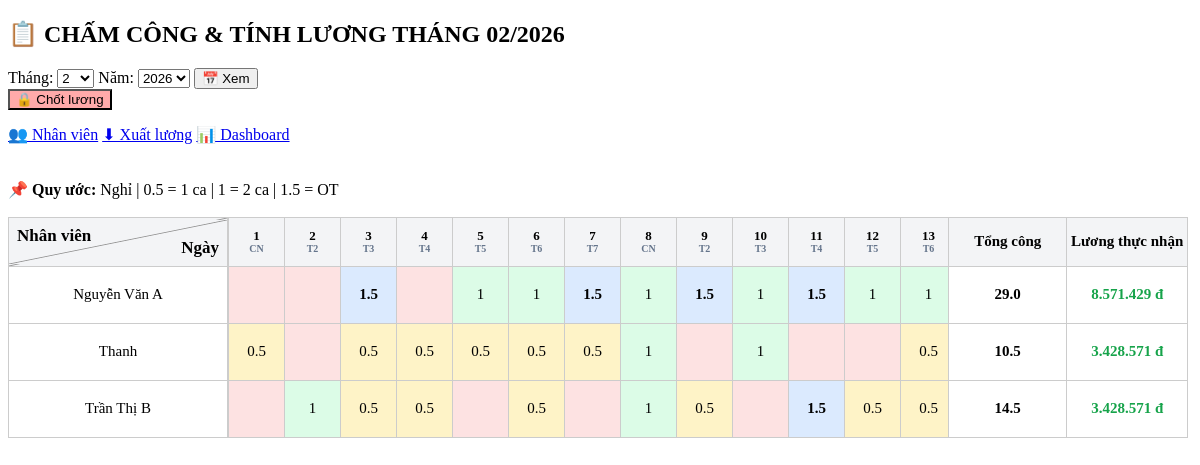
The page / on the database its author committed.
### tables this page shows
CREATE TABLE `employees` (
  `id` int(11) NOT NULL,
  `name` varchar(100) DEFAULT NULL,
  `salary_per_day` int(11) DEFAULT NULL COMMENT 'Lương 1 ngày đủ 2 ca',
  `salary_month` int(11) DEFAULT NULL COMMENT 'Lương cố định theo tháng'
);

CREATE TABLE `attendance` (
  `employee_id` int(11) NOT NULL,
  `work_date` date NOT NULL,
  `work_value` float DEFAULT NULL COMMENT '0.5=1 ca, 1=2 ca, 1.5=OT 1 ca',
  `locked` tinyint(4) DEFAULT 0 COMMENT '1 = đã chốt công'
);

### salary_helper.php (called while the page is built, shortened)
<?php
function calculateSalary(
    int $salaryMonth,
    float $totalWork,
    int $daysInMonth,
    int $allowedLeave = 2,
    int $holidayBonus = 0
) {
    $workedDays = floor($totalWork);
    $leaveDays  = $daysInMonth - $workedDays;
    $salaryPerDay = $salaryMonth / $daysInMonth;
    $note = "";
    $finalSalary = $salaryMonth;
    if ($leaveDays <= 0) {
        $bonus = $allowedLeave * $salaryPerDay;
        $finalSalary = $salaryMonth + $bonus;
        $note = "Không nghỉ ngày nào → thưởng {$allowedLeave} ngày công";
    } elseif ($leaveDays <= $allowedLeave) {
        $finalSalary = $salaryMonth;
        $note = "Nghỉ {$leaveDays} ngày (trong {$allowedLeave} ngày phép)";
    } else {
        $extraLeave = $leaveDays - $allowedLeave;
        $deduct = $extraLeave * $salaryPerDay;
        $finalSalary = $salaryMonth - $deduct;
        $note = "Nghỉ {$leaveDays} ngày → vượt {$extraLeave} ngày phép, trừ lương";
    }
    return [
        'worked_days'   => $workedDays,
        'leave_days'    => $leaveDays,
        'salary_per_day'=> round($salaryPerDay),
        'final_salary'  => round($finalSalary),
        'note'          => $note
    ];
}

### index.php (the view, shortened to what this page needs)
<?php
include "db.php";
include "salary_helper.php";
$month = $_GET['month'] ?? date('m');
$year  = $_GET['year'] ?? date('Y');
$days  = cal_days_in_month(CAL_GREGORIAN, $month, $year);
function getThu($date) {
    $thu = (int) date('N', strtotime($date));
    return match ($thu) {
        1 => 'T2',
        2 => 'T3',
        3 => 'T4',
        4 => 'T5',
        5 => 'T6',
        6 => 'T7',
        7 => 'CN',
    };
}
$locked = $conn->query("
    SELECT 1 FROM payroll_lock
    WHERE month=$month AND year=$year
")->num_rows > 0;
$employees = $conn->query("SELECT * FROM employees ORDER BY name");
?>
<!DOCTYPE html>
<html>
<head>
<link rel="stylesheet" href="css/main.css">
</head>
<body>
<div class="page-header">
    <div class="title">
    <h2>📋 CHẤM CÔNG & TÍNH LƯƠNG THÁNG <?= "$month/$year" ?></h2>
</div>
<div class="filter">
<form method="get">
    Tháng:
    <select name="month">
        <?php for($m=1;$m<=12;$m++): ?>
            <option value="<?= $m ?>" <?= ($m==$month?'selected':'') ?>><?= $m ?></option>
        <?php endfor; ?>
    </select>
    Năm:
    <select name="year">
        <?php for($y=date('Y')-1;$y<=date('Y')+1;$y++): ?>
            <option value="<?= $y ?>" <?= ($y==$year?'selected':'') ?>><?= $y ?></option>
        <?php endfor; ?>
    </select>
     <button type="submit">📅 Xem</button>
</form>
</div>
<div style="margin-bottom:15px">
<?php if(!$locked): ?>
    <form method="post" action="payroll/lock_month.php"
          onsubmit="return confirm('Chốt lương tháng <?= "$month/$year" ?>?')">
        <button style="background:#faa">🔒 Chốt lương</button>
    </form>
<?php endif; ?>
</div>
<div class="menu">
    <a href="employees.php">👥 Nhân viên</a>
    <a href="export/export_salary_excel.php?month=<?= $month ?>&year=<?= $year ?>">⬇ Xuất lương</a>
    <a href="dashboard.php">📊 Dashboard</a>
</div>
<br><br>
<div class="note-box">
<b>📌 Quy ước:</b>
Nghỉ | 0.5 = 1 ca | 1 = 2 ca | 1.5 = OT
</div>
<br>
<div class="attendance-table">
    <table class="fixed-left">
        <tr>
            <th class="emp-col diagonal">
                <div class="diagonal">
                    <span class="top">Ngày</span>
                    <span class="bottom">Nhân viên</span>
                </div>
            </th>
        </tr>
        <?php
        mysqli_data_seek($employees, 0);
        while($e = $employees->fetch_assoc()):
        ?>
        <tr>
            <td class="emp-col"><?= htmlspecialchars($e['name']) ?></td>
        </tr>
        <?php endwhile; ?>
    </table>
    <div class="scroll-days">
        <table class="days-table">
            <tr>
            <?php for($d=1;$d<=$days;$d++):
                $date = "$year-$month-" . str_pad($d,2,"0",STR_PAD_LEFT);
            ?>
                <th>
                    <div class="day-box">
                        <div class="day"><?= $d ?></div>
                        <div class="dow"><?= getThu($date) ?></div>
                    </div>
                </th>
            <?php endfor; ?>
            </tr>
            <?php
            mysqli_data_seek($employees, 0);
            while($e = $employees->fetch_assoc()):
            ?>
            <tr>
                <?php for($d=1;$d<=$days;$d++):
                    $date = "$year-$month-" . str_pad($d,2,"0",STR_PAD_LEFT);
                    $r = $conn->query("
                        SELECT work_value FROM attendance
                        WHERE employee_id={$e['id']} AND work_date='$date'
                    ");
                    $val = $r->num_rows ? floatval($r->fetch_assoc()['work_value']) : "";
                    $class = "off";
                    if ($val==0.5) $class="half";
                    elseif ($val==1) $class="full";
                    elseif ($val==1.5) $class="ot";
                ?>
                <td class="work <?= $class ?>"
                    <?php if(!$locked): ?>
                    onclick="editCell(this,<?= $e['id'] ?>,'<?= $date ?>')"
                    <?php endif; ?>
                >
                    <?= $val ?: "" ?>
                </td>
                <?php endfor; ?>
            </tr>
            <?php endwhile; ?>
        </table>
    </div>
    <table class="fixed-right">
        <tr>
            <th>Tổng công</th>
            <th>Lương thực nhận</th>
        </tr>
        <?php
        mysqli_data_seek($employees, 0);
        while($e = $employees->fetch_assoc()):
            $total = 0;
            for ($d=1;$d<=$days;$d++) {
                $date = "$year-$month-" . str_pad($d,2,"0",STR_PAD_LEFT);
                $r = $conn->query("
                    SELECT work_value FROM attendance
                    WHERE employee_id={$e['id']} AND work_date='$date'
                ");
                if ($r->num_rows) {
                    $total += floatval($r->fetch_assoc()['work_value']);
                }
            }
            $result = calculateSalary(
                intval($e['salary_month']),
                $total,
                $days,
                2,
                0
            );
        ?>
        <tr>
            <td><b><?= number_format($total,1) ?></b></td>
            <td class="salary">
                <?= number_format($result['final_salary'],0,",",".") ?> đ
            </td>
        </tr>
        <?php endwhile; ?>
    </table>
</div>
</body>
</html>

### css/main.css (style rules this page uses)
:root { --header-h: 44px; --cell-h: 56px; --day-w: 55px; }
.attendance-table { display: flex; align-items: flex-start; }
.attendance-table table { border-collapse: collapse; }
.attendance-table th, .attendance-table td { border: 1px solid #ccc; text-align: center; height: var(--cell-h); padding: 0; font-size: 15px; white-space: nowrap; }
.attendance-table thead th, .attendance-table th { height: 48px; background: #f3f4f6; font-weight: 600; }
.fixed-left { flex: 0 0 220px; background: #fff; }
.emp-col { width: 220px; text-align: left; padding-left: 8px; }
.diagonal { position: relative; height: var(--header-h); background: #f3f4f6; }
.diagonal::before { content: ""; position: absolute; inset: 0; background: linear-gradient( to bottom right, transparent 49%, #999 50%, transparent 51% ); }
.diagonal .top { position: absolute; top: 18px; right: 8px; font-size: 17px; }
.diagonal .bottom { position: absolute; bottom: 18px; left: 8px; font-size: 17px; }
.scroll-days { overflow-x: auto; max-width: 60vw; }
.days-table th, .days-table td { width: var(--day-w); min-width: var(--day-w); }
.day-box { height: var(--header-h); display: flex; flex-direction: column; justify-content: center; line-height: 1.1; }
.day-box .day { font-size: 13px; font-weight: bold; }
.day-box .dow { font-size: 10px; color: #64748b; }
.fixed-right { flex: 0 0 240px; background: #fff; }
.fixed-right th, .fixed-right td { width: 120px; }
td.work { cursor: pointer; }
.off { background: #fde2e2; }
.half { background: #fef3c7; }
.full { background: #dcfce7; }
.ot { background: #dbeafe; font-weight: bold; }
.salary { font-weight: bold; color: #16a34a; }

### rows shown on the page
employees: name "Nguyễn Văn A", total "29.0", salary_month "8.571.429"
employees: name "Thanh", total "10.5", salary_month "3.428.571"
employees: name "Trần Thị B", total "14.5", salary_month "3.428.571"
attendance: work_value "1.5"
attendance: work_value "1"
attendance: work_value "1"
attendance: work_value "1.5"
attendance: work_value "1"
attendance: work_value "1.5"
attendance: work_value "1"
attendance: work_value "1.5"
attendance: work_value "1"
attendance: work_value "1"
attendance: work_value "0.5"
attendance: work_value "0.5"
attendance: work_value "0.5"
attendance: work_value "0.5"
attendance: work_value "0.5"
attendance: work_value "0.5"
attendance: work_value "1"
attendance: work_value "1"
attendance: work_value "0.5"
attendance: work_value "1"
attendance: work_value "0.5"
attendance: work_value "0.5"
attendance: work_value "0.5"
attendance: work_value "1"
attendance: work_value "0.5"
attendance: work_value "1.5"
attendance: work_value "0.5"
attendance: work_value "0.5"

### other values the page prints
$month "02"
$year "2026"
getThu($date) "CN"
getThu($date) "T2"
getThu($date) "T3"
getThu($date) "T4"
getThu($date) "T5"
getThu($date) "T6"
getThu($date) "T7"
form field month "2"
form field year "2026"
